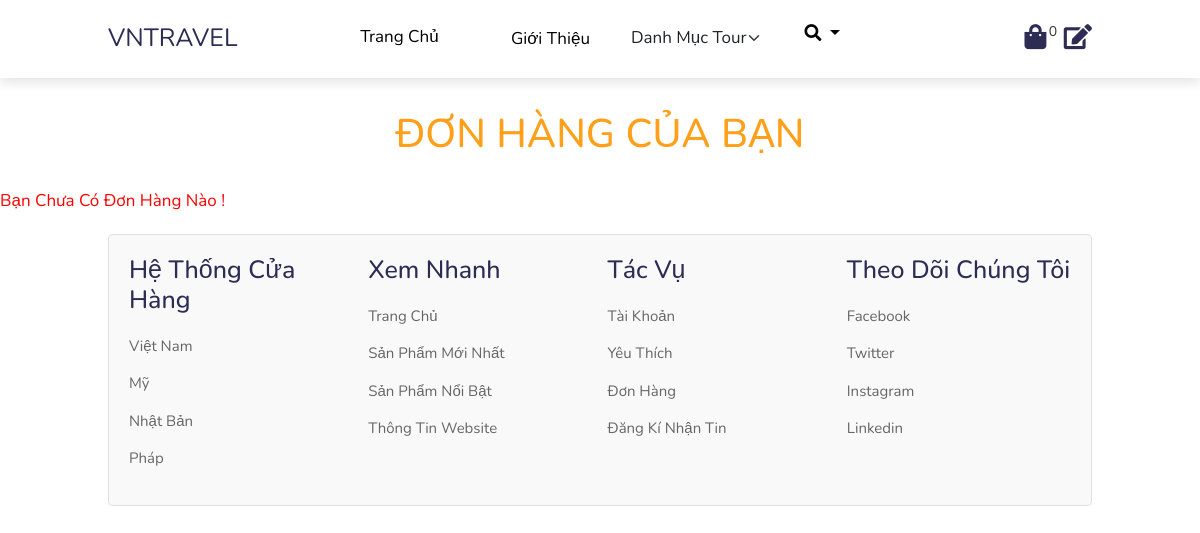
Before: /order (signed in) with the older database file.
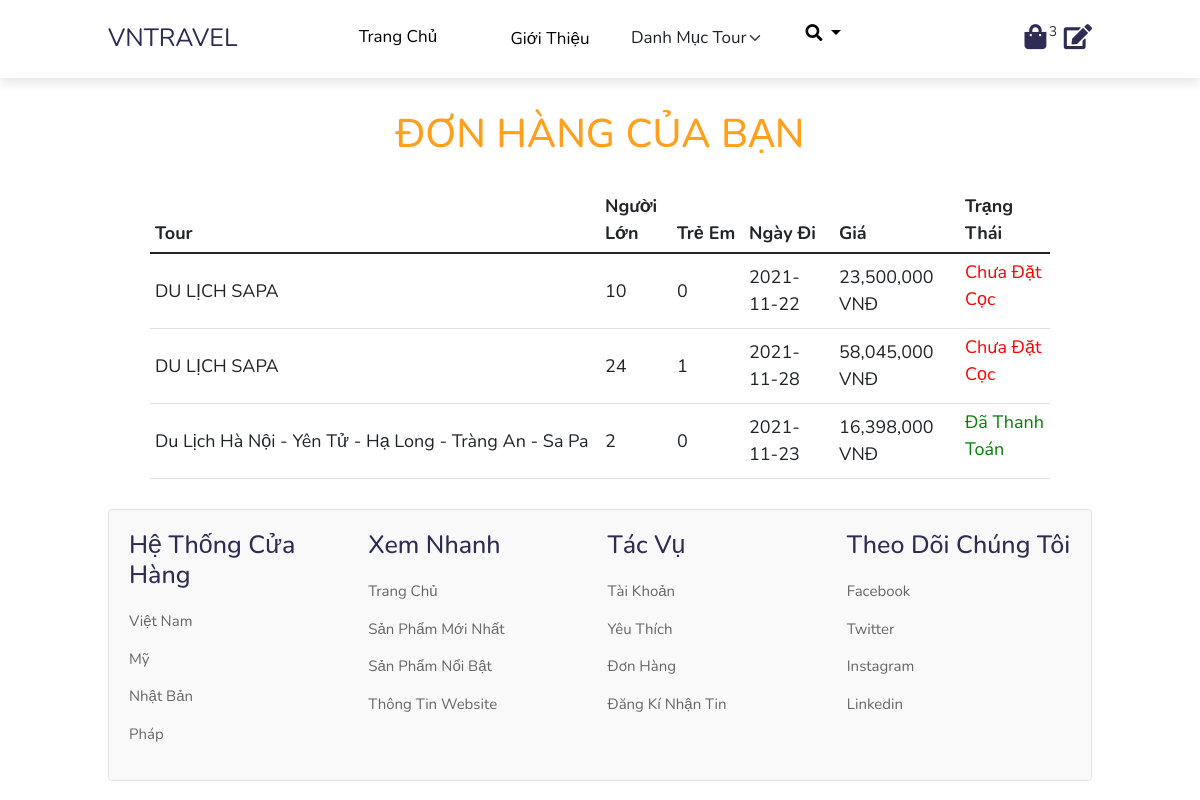
After: the same page with the newer database file.
### tables this page shows
CREATE TABLE `don_hang` (
  `id` int(11) NOT NULL,
  `id_tour` int(11) NOT NULL,
  `id_kh` int(11) NOT NULL,
  `nguoi_lon` int(11) NOT NULL,
  `tre_em` int(11) NOT NULL,
  `ngay_di` varchar(255) NOT NULL,
  `noi_di` varchar(255) NOT NULL,
  `lich_trinh` varchar(10000) NOT NULL,
  `gia` int(11) NOT NULL,
  `ngay_tao` date NOT NULL,
  `dat_coc` int(11) NOT NULL DEFAULT 2,
  `trang_thai` int(11) NOT NULL DEFAULT 2
);

CREATE TABLE `tour` (
  `id` int(11) NOT NULL,
  `ten` varchar(255) NOT NULL,
  `id_diachi` int(11) NOT NULL,
  `anh` varchar(255) NOT NULL,
  `id_danhmuc` int(11) NOT NULL,
  `ngay_di` date DEFAULT NULL,
  `ngay_den` date DEFAULT NULL,
  `noi_di` varchar(255) NOT NULL,
  `mo_ta` varchar(255) NOT NULL,
  `thong_tin` varchar(10000) NOT NULL,
  `gia` varchar(255) NOT NULL,
  `khuyen_mai` varchar(255) NOT NULL,
  `ngay_tao` date NOT NULL,
  `ngay_sua` date NOT NULL,
  `trang_thai` int(11) NOT NULL DEFAULT 1
);

### commons/helper.php (called while the page is built, shortened)
<?php
function client_render($viewpath, $data = []){
    extract($data);
    include_once "./views/client/layout.php";
}
?>

### business/client/clientpage.php (called while the page is built, shortened)
<?php
function client_order(){
    if( isset($_SESSION['user'])){
        $order = getSelect_by_id('don_hang','id_kh', $_SESSION['user']['id']);
        } else {
            $order = [];
    }
    $category = getSelect("danh_muc", 0, 10);
    $address = getSelect('dia_chi', 0, 10);
    client_render('order.php',[
        "category" => $category,
        "address" => $address,
        "order" => $order,
    ]);
}
?>

### dao/connect_DB.php (called while the page is built, shortened)
<?php
function getConnection(){
    $dbHost = "mysql:host=localhost;dbname=du_an";
    $dbName = 'root';
    $dbPass ='';
    $connection = new PDO($dbHost, $dbName, $dbPass);
    $connection->exec("set names utf8");
    return $connection;
}
function query($sql){
    try {
        $conn = getConnection();
        $statement = $conn->prepare($sql);
        $statement->execute();
        return $statement->fetchAll(PDO::FETCH_ASSOC);
    } catch (PDOException $e) {
        echo "Lỗi: " . $e->getMessage();
    } finally {
        unset($conn);
    }
}
function query_one($sql){
    $args = array_slice(func_get_args(), 1);
    try {
        $conn = getConnection();
        $statement = $conn->prepare($sql);
        $statement->execute($args);
        return $statement->fetch(PDO::FETCH_ASSOC);
    } catch (PDOException $e) {
        echo "Lỗi: " . $e->getMessage();
    } finally {
        unset($conn);
    }
}
?>

### dao/functions.php (called while the page is built, shortened)
<?php
function getSelect_one($table, $value, $id){
    $sql = "SELECT * FROM $table where $value = ?";
    return query_one($sql, $id);
}
function getSelect_by_id($table,$id, $value){
    $sql = "SELECT * FROM $table where $id = '$value'";
    return query($sql);
}
?>

### views/client/order.php (the view, shortened to what the changed rows need)
<h1 class="heading" style="margin-bottom:20px"><span>Đơn hàng của bạn</span> </h1>
<?php
if(empty($order)){
?>
<span style="font-size: 17px; color: red">Bạn chưa có đơn hàng nào !</span>
<?php
} else {
?>
<div class="col-9" style="margin:auto">
    <table class="table table-hover table-condensed" style="font-size: 18px">
        <thead>
            <tr>
            <th style="width:50%">Tour</th>
            <th style="width:8%">Người lớn</th>
            <th style="width:8%">Trẻ em</th>
            <th style="width:10%">Ngày đi</th>
            <th style="width:14%">Giá</th>
            <th style="width:10%">Trạng Thái</th>
            </tr>
        </thead>
        <tbody>
            <?php
            foreach ($order as $od){
                $tour = getSelect_one('tour', 'id', $od['id_tour'])
            ?>
                <tr>
                    <td class="align-middle">
                        <?=$tour['ten']?>
                    </td>
                    <td class="align-middle">
                        <?=$od['nguoi_lon']?>
                    </td>
                    <td class="align-middle">
                        <?=$od['tre_em']?>
                    </td>
                    <td class="align-middle">
                        <?=$od['ngay_di']?>
                    </td>
                    <td class="align-middle">
                        <?=number_format($od['gia'])?> VNĐ
                    </td>
                    <td class="align-middle">
                        <?php
                        if(intval($od['trang_thai']) == 2){
                            if(intval($od['dat_coc']) == 1){
                                echo "<p style='color:green'>Đã đặt cọc";
                            } else {
                                echo "<p style='color:red'>Chưa đặt cọc";
                            }
                        } else {
                            echo "<p style='color:green'>Đã thanh toán";
                        }
                        ?>
                    </td>
                </tr>
            <?php
            }
            ?>
        </tbody>
    </table>
</div>
<?php
}
?>

### views/client/layout.php (shortened to what the changed rows need)
<!DOCTYPE html>
<html lang="en">
<head>
  <link rel="stylesheet" href="https://cdnjs.cloudflare.com/ajax/libs/font-awesome/5.15.3/css/all.min.css">
  <link href="<?= BASE_URL ?>/css/font-awesome.min.css" rel="stylesheet">
  <link rel="stylesheet" href="<?= BASE_URL ?>/css/user.css">
  <link rel="stylesheet" href="<?= BASE_URL ?>/css/tour.css">
  <link rel="stylesheet" href="<?= BASE_URL ?>/css/chitiettour.css">
  <link rel="stylesheet" href="<?= BASE_URL ?>/css/login.css">
  <link href="https://cdn.jsdelivr.net/npm/bootstrap@5.1.0/dist/css/bootstrap.min.css" rel="stylesheet">
  <link href="https://cdn.jsdelivr.net/npm/bootstrap@5.1.3/dist/css/bootstrap.min.css" rel="stylesheet">
</head>
<body>
  <header>
    <a href="<?= BASE_URL ?>/" class="logo">VNTRAVEL</a>
    <nav class="navabar12" id="myTopnav">
    </nav>
    <div class="icons">
      <?php
      if (isset($_SESSION['user'])) {
      ?>
        <span id="cart-icon">
          <a href="<?= BASE_URL ?>/order" type="submit"><i class="fas fa-shopping-bag cart"></i></a>
          <span class="number"><?= count($order) ?></span>
        </span>
      <?php } ?>
    </div>
  </header>
  <?php include_once $businessView; ?>
  <section class="footer" id="info">
    <div class="box-container">
    </div>
  </section>
</body>
</html>

Changed rows visible on the page:
added don_hang: id_tour.ten "DU LỊCH SAPA", nguoi_lon "10", tre_em "0", ngay_di "2021-11-22", gia "23,500,000", trang_thai "Chưa Đặt Cọc"
added don_hang: id_tour.ten "DU LỊCH SAPA", nguoi_lon "24", tre_em "1", ngay_di "2021-11-28", gia "58,045,000", trang_thai "Chưa Đặt Cọc"
added don_hang: id_tour.ten "Du Lịch Hà Nội - Yên Tử - Hạ Long - Tràng An - Sa Pa", nguoi_lon "2", tre_em "0", ngay_di "2021-11-23", gia "16,398,000", trang_thai "Đã Thanh Toán"
Other visible differences:
count($order): "0" → "3"
text no longer shown: "Bạn Chưa Có Đơn Hàng Nào !"
text now shown: "Tour Người Lớn Trẻ Em Ngày Đi Giá Trạng Thái"
